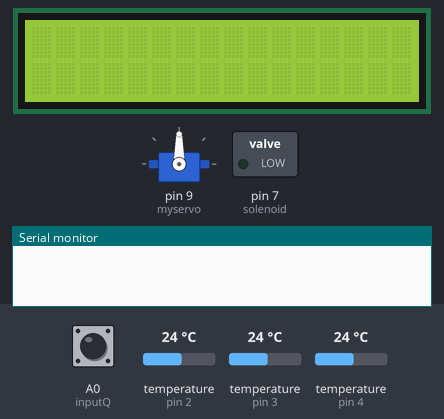
Bench run of a sketch on a simulated Arduino Uno, built with avr-gcc and run on an emulated ATmega328P. Parts: 16×2 character LCD, servo, switched loads named in the sketch (green lamp = pin HIGH), the last lines printed to the serial monitor. Inputs (shaded band) come from the test bench; at power-on: A0 (inputQ) LOW, temperature (sensors on pin 2, pin 3, pin 4) 24 °C.

Above: at 1.2 s.
1.3 s: A0 (inputQ) pulsed HIGH 5 times (0.12 s each, 0.3 s apart)
At 4.6 s:
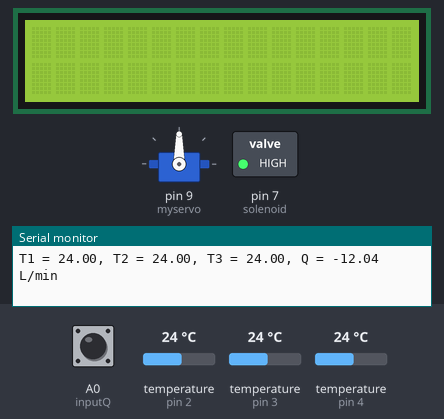
Timing chart, 0 to 6.1 s (numbered marks = the images above; inputs shaded):
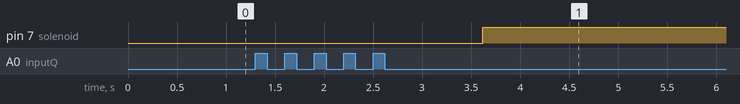

Measured:
- after the input at 1.3 s, pin 7 (solenoid): LOW → HIGH after 2.3 s instead of 3.1 s

The sketch:

PVT1.ino
```cpp
#include <LiquidCrystal_I2C.h>
#include <OneWire.h>
#include <DallasTemperature.h>
#include <Servo.h>

#define ONE_WIRE_BUS_1 2
#define ONE_WIRE_BUS_2 3
#define ONE_WIRE_BUS_3 4
const int inputQ = A0;
const int solenoid = 7;

LiquidCrystal_I2C lcd(0x27, 16, 2);

OneWire oneWire1(ONE_WIRE_BUS_1);
OneWire oneWire2(ONE_WIRE_BUS_2);
OneWire oneWire3(ONE_WIRE_BUS_3);

DallasTemperature sensor1(&oneWire1);
DallasTemperature sensor2(&oneWire2);
DallasTemperature sensor3(&oneWire3);

Servo myservo;

float get_temp1() {
  sensor1.requestTemperatures();
  return sensor1.getTempCByIndex(0);
}

float get_temp2() {
  sensor2.requestTemperatures();
  return sensor2.getTempCByIndex(0);
}

float get_temp3() {
  sensor3.requestTemperatures();
  return sensor3.getTempCByIndex(0);
}

float get_flowrate() {
  int X;
  int Y;
  float TIME = 0;
  float FREQUENCY = 0;
  float WATER = 0;
  float LS = 0;
  X = pulseIn(inputQ, HIGH);
  Y = pulseIn(inputQ, LOW);
  TIME = X + Y;
  FREQUENCY = 1000000 / TIME;
  WATER = FREQUENCY / 7.5;
  LS = WATER;
  return LS;
}

void servo(int mili) {

  myservo.writeMicroseconds(mili);
}

void valve(bool state)
{
  digitalWrite(solenoid, !state);
}

void setup() {
  Serial.begin(9600);
  lcd.init();
  lcd.backlight();
  Serial.begin(9600);
  pinMode(inputQ, INPUT);
  myservo.attach(9);
  pinMode(solenoid, OUTPUT);
}

void loop() {
  float T1 = get_temp1();
  float T2 = get_temp2();
  float T3 = get_temp3();
  float Q = get_flowrate();

  if (T2 >= 45)
  {
    valve(1);
    servo(2000);
  }
  else
  {

  }

  if (T2 < 30)
  {
    valve(0);
  }

  Serial.print("T1 = ");
  Serial.print(T1);
  Serial.print(", T2 = ");
  Serial.print(T2);
  Serial.print(", T3 = ");
  Serial.print(T3);
  Serial.print(", Q = ");
  Serial.print(Q);
  Serial.println(" L/min");

  delay(1000);
}
```
